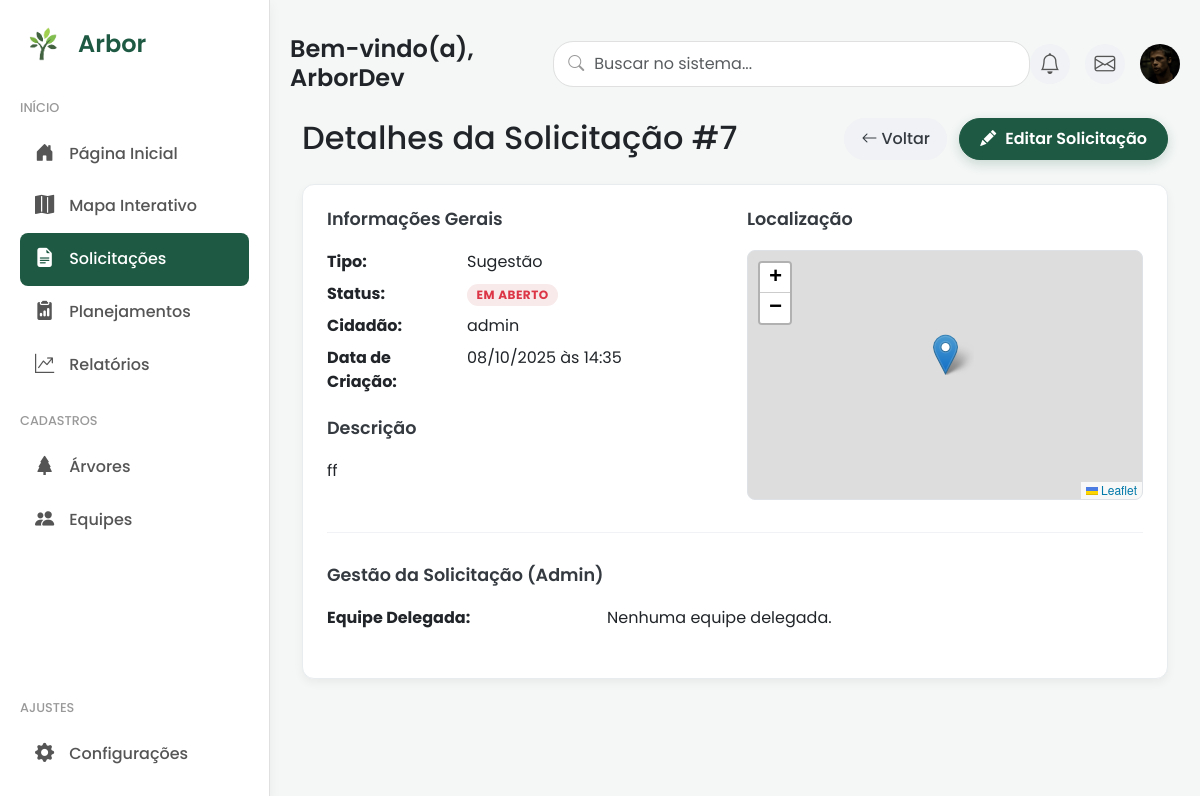
Screenshot of /solicitacoes/7/ (signed in) with the database file from the repository.
### core/models.py (models this page shows, shortened)
class Profile(models.Model):
    user = models.OneToOneField(User, on_delete=models.CASCADE)
    imagem = models.ImageField(default='profile_pics/default.jpg', upload_to='profile_pics')
    cidade_principal = models.ForeignKey(
        CidadePermitida,
        on_delete=models.SET_NULL, # Se a cidade for apagada, não apaga o perfil
        null=True,
        blank=True,
        related_name="usuarios_residentes"
    )
    cidades_secundarias = models.ManyToManyField(
        CidadePermitida,
        blank=True,
        related_name="usuarios_visitantes"
    )

class Solicitacao(models.Model):
    TIPO_CHOICES = (
        ('SUGESTAO', 'Sugestão'),
        ('DENUNCIA', 'Denúncia'),
    )
    STATUS_CHOICES = (
        ('EM_ABERTO', 'Em Aberto'),
        ('EM_ANDAMENTO', 'Em Andamento'),
        ('FINALIZADO', 'Finalizado'),
        ('RECUSADO', 'Recusado'),
    )
    tipo = models.CharField(max_length=10, choices=TIPO_CHOICES)
    status = models.CharField(max_length=20, choices=STATUS_CHOICES, default='EM_ABERTO')
    descricao = models.TextField()
    data_criacao = models.DateTimeField(auto_now_add=True)
    cidadao = models.ForeignKey(User, on_delete=models.CASCADE)
    equipe_delegada = models.ForeignKey(Equipe, on_delete=models.SET_NULL, null=True, blank=True)
    latitude = models.FloatField(null=True, blank=True)
    longitude = models.FloatField(null=True, blank=True)
    cidade = models.ForeignKey(
        'CidadePermitida', on_delete=models.PROTECT, related_name='solicitacoes', null=True, blank=False
    )

### core/views.py (the view)
# urls.py: path('solicitacoes/<int:pk>/', solicitacao_detail, name='solicitacao_detail'),
@login_required
def solicitacao_detail(request, pk):
    solicitacao = get_object_or_404(Solicitacao, pk=pk)
    context = {
        'solicitacao': solicitacao
    }
    return render(request, 'core/solicitacao_detail.html', context)

### core/templates/core/solicitacao_detail.html (shortened to what this page needs)
{% extends 'core/base_app.html' %}
{% block content %}
<div class="page-header d-flex justify-content-between align-items-center mb-4">
    <h2 class="mb-0">
        Detalhes da Solicitação #{{ solicitacao.id }}
    </h2>
    <div>
        <a href="{% url 'solicitacao_list' %}" class="btn btn-secondary-custom me-2">
            <i class="bi bi-arrow-left me-1"></i>
            Voltar
        </a>
        <a href="{% url 'solicitacao_update' pk=solicitacao.pk %}" class="btn btn-principal-acao">
            <i class="bi bi-pencil-fill me-1"></i>
            Editar Solicitação
        </a>
    </div>
</div>
<div class="card">
    <div class="card-body p-4">
        <div class="row">
            <div class="col-lg-6">
                <h5 class="form-section-title">Informações Gerais</h5>
                <dl class="row">
                    <dt class="col-sm-4">Tipo:</dt>
                    <dd class="col-sm-8">{{ solicitacao.get_tipo_display }}</dd>
                    <dt class="col-sm-4">Status:</dt>
                    <dd class="col-sm-8"><span class="badge status-badge status-{{ solicitacao.status|lower }}">{{ solicitacao.get_status_display }}</span></dd>
                    <dt class="col-sm-4">Cidadão:</dt>
                    <dd class="col-sm-8">{{ solicitacao.cidadao.username }}</dd>
                    <dt class="col-sm-4">Data de Criação:</dt>
                    <dd class="col-sm-8">{{ solicitacao.data_criacao|date:"d/m/Y \à\s H:i" }}</dd>
                </dl>
                <h5 class="form-section-title mt-4">Descrição</h5>
                <p>{{ solicitacao.descricao|linebreaks }}</p>
            </div>
            <div class="col-lg-6">
                <h5 class="form-section-title">Localização</h5>
                <div id="map-viewer" class="map-container-form"></div>
            </div>
        </div>
        {% if user.is_staff or user.is_superuser %}
        <div class="form-section">
            <h5 class="form-section-title">Gestão da Solicitação (Admin)</h5>
            <dl class="row">
                <dt class="col-sm-4">Equipe Delegada:</dt>
                <dd class="col-sm-8">{{ solicitacao.equipe_delegada.nome|default:"Nenhuma equipe delegada." }}</dd>
            </dl>
        </div>
        {% endif %}
    </div>
</div>
{% endblock %}

### core/templates/core/base_app.html (shortened to what this page needs)
{% load static %}
<!doctype html>
<html lang="pt-br">
  <head>
    <link href="https://cdn.jsdelivr.net/npm/bootstrap@5.3.3/dist/css/bootstrap.min.css" rel="stylesheet">
    <link rel="stylesheet" href="https://cdn.jsdelivr.net/npm/bootstrap-icons@1.11.3/font/bootstrap-icons.min.css">
    <link rel="stylesheet" href="https://unpkg.com/leaflet@1.9.4/dist/leaflet.css" />
    <link rel="stylesheet" href="https://cdnjs.cloudflare.com/ajax/libs/leaflet.draw/1.0.4/leaflet.draw.css" />
    <link rel="stylesheet" href="https://unpkg.com/leaflet.markercluster@1.4.1/dist/MarkerCluster.css" />
    <link rel="stylesheet" href="https://unpkg.com/leaflet.markercluster@1.4.1/dist/MarkerCluster.Default.css" />
    <link href="https://cdn.jsdelivr.net/npm/select2@4.1.0-rc.0/dist/css/select2.min.css" rel="stylesheet" />
    <link rel="stylesheet" href="{% static 'core/css/custom.css' %}">
  </head>
  <body class="app-body">
    <div class="app-container">
        <nav class="sidebar">
            <div>
                <div class="sidebar-header">
                    <div class="sidebar-logo">
                        <img src="{% static 'core/img/arvore-logo-verde.png' %}" alt="Logo Arbor" style="width: 48px;">
                        <span class="sidebar-logo-text">Arbor</span>
                    </div>
                </div>
                <ul class="sidebar-menu">
                    <li class="menu-header"><span>Início</span></li>
                    <li><a href="{% url 'home' %}" class="{% if request.resolver_match.url_name == 'home' %}active{% endif %}"><i class="bi bi-house-door-fill"></i><span class="menu-text"> Página Inicial</span></a></li>
                    <li><a href="{% url 'mapa' %}" class="{% if request.resolver_match.url_name == 'mapa' %}active{% endif %}"><i class="bi bi-map-fill"></i><span class="menu-text"> Mapa Interativo</span></a></li>
                    <li><a href="{% url 'solicitacao_list' %}" class="{% if 'solicitacao' in request.resolver_match.url_name %}active{% endif %}"><i class="bi bi-file-earmark-text-fill"></i><span class="menu-text"> Solicitações</span></a></li>
                    <li><a href="{% url 'obras_list' %}" class="{% if 'obras' in request.resolver_match.url_name %}active{% endif %}"><i class="bi bi-clipboard2-data-fill"></i><span class="menu-text"> Planejamentos</span></a></li>
                    <li><a href="{% url 'relatorios' %}" class="{% if request.resolver_match.url_name == 'relatorios' %}active{% endif %}"><i class="bi bi-graph-up-arrow"></i><span class="menu-text"> Relatórios</span></a></li>
                    <li class="menu-header"><span>Cadastros</span></li>
                    <li><a href="{% url 'especie_list' %}" class="{% if 'especie' in request.resolver_match.url_name %}active{% endif %}"><i class="bi bi-tree-fill"></i><span class="menu-text"> Árvores</span></a></li>
                    <li><a href="{% url 'equipe_list' %}" class="{% if 'equipe' in request.resolver_match.url_name %}active{% endif %}"><i class="bi bi-people-fill"></i><span class="menu-text"> Equipes</span></a></li>
                </ul>
            </div>
            <div class="sidebar-footer">
                <ul class="sidebar-menu">
                    <li class="menu-header"><span>Ajustes</span></li>
                    <li><a href="{% url 'configuracoes' %}"><i class="bi bi-gear-fill"></i><span class="menu-text"> Configurações</span></a></li>
                </ul>
            </div>
        </nav>
        <main class="main-content">
            <header class="main-header">
                <div class="header-greeting">
                    <h4>Bem-vindo(a), {{ user.first_name|default:user.username }}</h4>
                </div>
                <div class="header-search">
                    <form action="{% url 'search_results' %}" method="get" class="d-flex">
                        <i class="bi bi-search"></i>
                        <input class="form-control" type="search" name="q" placeholder="Buscar no sistema..." aria-label="Search">
                    </form>
                </div>
                <div class="header-actions">
                    <a href="#" class="header-icon-btn" data-bs-toggle="tooltip" data-bs-placement="bottom" title="Notificações">
                        <i class="bi bi-bell"></i>
                    </a>
                    <a href="#" class="header-icon-btn" data-bs-toggle="tooltip" data-bs-placement="bottom" title="Mensagens">
                        <i class="bi bi-envelope"></i>
                    </a>
                    <div class="dropdown profile-dropdown">
                        <a href="#" class="d-block link-dark text-decoration-none dropdown-toggle" id="dropdownUser1" data-bs-toggle="dropdown" aria-expanded="false">
                            <img src="{{ user.profile.imagem.url }}" alt="Foto do Perfil" width="40" height="40" class="rounded-circle">
                        </a>
                    </div>
                </div>
            </header>
            <div class="page-content">
                <div class="container-xl">
                    {% block content %}{% endblock %}
                </div>
            </div>
        </main>
    </div>
  </body>
</html>

### core/static/core/css/custom.css (style rules this page uses)
html, body { height: 100%; margin: 0; font-family: "Poppins", sans-serif; }
body { font-family: "Poppins", sans-serif; margin: 0; padding: 0; box-sizing: border-box; background-color: #f4f7f6; }
.app-container { display: flex; }
.sidebar { width: 270px; background-color: #fff; height: 100vh; padding: 20px; display: flex; flex-direction: column; justify-content: space-between; border-right: 1px solid #e0e0e0; box-shadow: 0 4px 12px rgba(0, 0, 0, 0.05); flex-shrink: 0; position: sticky; top: 0; }
.sidebar-header { display: flex; align-items: center; justify-content: space-between; margin-bottom: 30px; }
.sidebar-logo { display: flex; align-items: center; gap: 10px; }
.sidebar-logo span { font-size: 1.5rem; font-weight: 600; color: #1e5943; }
.sidebar-logo img { width: 32px; }
.sidebar-menu { list-style: none; padding: 0; margin: 0; }
.sidebar-menu .menu-header { font-size: 0.8rem; font-weight: 500; color: #999; text-transform: uppercase; margin-top: 20px; margin-bottom: 10px; }
.sidebar-menu li a { display: flex; align-items: center; gap: 15px; padding: 12px 15px; text-decoration: none; color: #555; font-weight: 500; border-radius: 8px; transition: all 0.3s; }
.sidebar-menu li a.active { background-color: #1e5943; color: #fff; }
.sidebar-menu li a i { font-size: 1.2rem; }
.main-content { flex-grow: 1; padding: 20px; }
.main-header { display: flex; align-items: center; justify-content: space-between; margin-bottom: 10px; position: sticky; top: 0; z-index: 1000; background-color: #f4f7f6; padding-top: 15px; padding-bottom: 15px; }
.header-greeting h4 { margin: 0; font-weight: 600; }
.header-search { position: relative; width: 550px; flex-grow: 0.5; }
.header-search input { width: 100%; padding: 10px 15px 10px 40px; border: 1px solid #e0e0e0; border-radius: 20px; transition: all 0.3s ease-in-out; }
.header-search i { position: absolute; left: 15px; top: 50%; transform: translateY(-50%); color: #999; }
.header-actions { display: flex; align-items: center; gap: 20px; }
.header-actions > a { font-size: 1.3rem; color: #555; }
.card { border: 1px solid #e9ecef; border-radius: 12px; box-shadow: 0px 4px 10px rgba(0, 0, 0, 0.05); }
.btn-principal-acao { background-color: #1e5943 !important; border-color: #1e5943 !important; color: #ffffff !important; border-radius: 50px !important; font-weight: 600 !important; padding: 8px 20px !important; display: inline-flex !important; align-items: center !important; gap: 5px; box-shadow: 0 4px 12px rgba(30, 89, 67, 0.2); transition: all 0.2s ease-out; }
.status-badge { padding: 0.4em 0.8em; font-size: 0.75rem; font-weight: 700; text-transform: uppercase; border-radius: 20px; letter-spacing: 0.5px; }
.page-header { padding-bottom: 0; }
.form-section { margin-top: 2rem; padding-top: 2rem; border-top: 1px solid #f0f2f5; }
.form-section-title { font-size: 1.1rem; font-weight: 600; color: #343a40; margin-bottom: 1.5rem; }
.map-container-form { border-radius: 12px; border: 1px solid #dee2e6; width: 100%; }
.btn-secondary-custom { border-radius: 50px !important; font-weight: 500 !important; padding: 8px 16px !important; background-color: #f0f2f5; border: 1px solid #f0f2f5; color: #343a40; display: inline-flex; align-items: center; }
.form-section-title { margin-bottom: 1.25rem; }
.map-container-form { height: 380px; }
.status-em_aberto { background-color: #f8eaea !important; color: #dc3545 !important; }
.header-actions { display: flex; align-items: center; gap: 15px; }
.header-icon-btn { display: inline-flex; justify-content: center; align-items: center; width: 40px; height: 40px; background-color: #f0f2f5; border-radius: 50%; color: #555; font-size: 1.1rem; text-decoration: none; transition: all 0.2s ease-in-out; }
.profile-dropdown .dropdown-toggle::after { display: none; }
body { scrollbar-width: thin; scrollbar-color: #1e5943 #f4f7f6; }
.map-container-form { height: 250px; width: 100%; border-radius: 8px; z-index: 1; }

### rows the page displays
Solicitacao: id "7", tipo "Sugestão", status "EM ABERTO", cidadao.username "admin", data_criacao "08/10/2025 às 14:35", descricao "ff", equipe_delegada.nome "Nenhuma equipe delegada."

### other values shown
{{ user.first_name|default:user.username }} "ArborDev"
